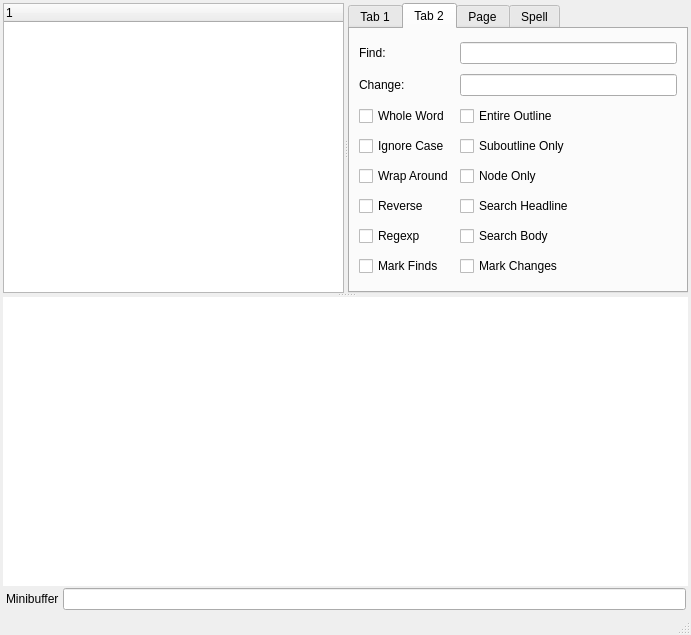
<ui version="4.0" >
 <class>MainWindow</class>
 <widget class="QMainWindow" name="MainWindow" >
  <property name="geometry" >
   <rect>
    <x>0</x>
    <y>0</y>
    <width>691</width>
    <height>635</height>
   </rect>
  </property>
  <property name="windowTitle" >
   <string>Leo</string>
  </property>
  <property name="dockNestingEnabled" >
   <bool>false</bool>
  </property>
  <property name="dockOptions" >
   <set>QMainWindow::AllowTabbedDocks|QMainWindow::AnimatedDocks</set>
  </property>
  <widget class="QWidget" name="centralwidget" >
   <layout class="QVBoxLayout" name="verticalLayout" >
    <property name="spacing" >
     <number>0</number>
    </property>
    <property name="margin" >
     <number>3</number>
    </property>
    <item>
     <widget class="QSplitter" name="splitter_2" >
      <property name="orientation" >
       <enum>Qt::Vertical</enum>
      </property>
      <widget class="QSplitter" name="splitter" >
       <property name="sizePolicy" >
        <sizepolicy vsizetype="Ignored" hsizetype="Ignored" >
         <horstretch>0</horstretch>
         <verstretch>0</verstretch>
        </sizepolicy>
       </property>
       <property name="orientation" >
        <enum>Qt::Horizontal</enum>
       </property>
       <widget class="QFrame" name="leo_outline_frame" >
        <property name="sizePolicy" >
         <sizepolicy vsizetype="Expanding" hsizetype="Ignored" >
          <horstretch>0</horstretch>
          <verstretch>0</verstretch>
         </sizepolicy>
        </property>
        <property name="frameShape" >
         <enum>QFrame::NoFrame</enum>
        </property>
        <property name="frameShadow" >
         <enum>QFrame::Plain</enum>
        </property>
        <property name="lineWidth" >
         <number>1</number>
        </property>
        <layout class="QGridLayout" name="leo_outline_grid" >
         <property name="margin" >
          <number>0</number>
         </property>
         <item row="0" column="0" >
          <widget class="QFrame" name="leo_outline_inner_frame" >
           <property name="sizePolicy" >
            <sizepolicy vsizetype="Ignored" hsizetype="Preferred" >
             <horstretch>0</horstretch>
             <verstretch>0</verstretch>
            </sizepolicy>
           </property>
           <property name="frameShape" >
            <enum>QFrame::NoFrame</enum>
           </property>
           <property name="frameShadow" >
            <enum>QFrame::Plain</enum>
           </property>
           <layout class="QGridLayout" name="gridLayout_3" >
            <property name="margin" >
             <number>0</number>
            </property>
            <item row="0" column="0" >
             <widget class="QTreeWidget" name="treeWidget" >
              <property name="sizePolicy" >
               <sizepolicy vsizetype="Ignored" hsizetype="Ignored" >
                <horstretch>0</horstretch>
                <verstretch>0</verstretch>
               </sizepolicy>
              </property>
              <property name="selectionMode" >
               <enum>QAbstractItemView::ExtendedSelection</enum>
              </property>
              <property name="selectionBehavior" >
               <enum>QAbstractItemView::SelectRows</enum>
              </property>
              <property name="headerHidden" >
               <bool>false</bool>
              </property>
              <column>
               <property name="text" >
                <string>1</string>
               </property>
              </column>
             </widget>
            </item>
           </layout>
          </widget>
         </item>
        </layout>
       </widget>
       <widget class="QFrame" name="leo_log_frame" >
        <property name="sizePolicy" >
         <sizepolicy vsizetype="Minimum" hsizetype="Ignored" >
          <horstretch>0</horstretch>
          <verstretch>0</verstretch>
         </sizepolicy>
        </property>
        <property name="frameShape" >
         <enum>QFrame::NoFrame</enum>
        </property>
        <property name="frameShadow" >
         <enum>QFrame::Plain</enum>
        </property>
        <property name="lineWidth" >
         <number>1</number>
        </property>
        <layout class="QGridLayout" name="leo_log_grid" >
         <property name="margin" >
          <number>0</number>
         </property>
         <item row="0" column="0" >
          <widget class="QFrame" name="leo_log_inner_frame" >
           <property name="sizePolicy" >
            <sizepolicy vsizetype="Expanding" hsizetype="Preferred" >
             <horstretch>0</horstretch>
             <verstretch>0</verstretch>
            </sizepolicy>
           </property>
           <property name="frameShape" >
            <enum>QFrame::NoFrame</enum>
           </property>
           <property name="frameShadow" >
            <enum>QFrame::Plain</enum>
           </property>
           <layout class="QGridLayout" name="gridLayout_7" >
            <property name="margin" >
             <number>0</number>
            </property>
            <item row="0" column="0" >
             <widget class="QTabWidget" name="tabWidget" >
              <property name="sizePolicy" >
               <sizepolicy vsizetype="Ignored" hsizetype="Ignored" >
                <horstretch>0</horstretch>
                <verstretch>0</verstretch>
               </sizepolicy>
              </property>
              <property name="currentIndex" >
               <number>1</number>
              </property>
              <widget class="QWidget" name="tab" >
               <attribute name="title" >
                <string>Tab 1</string>
               </attribute>
               <layout class="QVBoxLayout" name="verticalLayout_3" >
                <item>
                 <widget class="QTextBrowser" name="textBrowser" />
                </item>
               </layout>
              </widget>
              <widget class="QWidget" name="tab_2" >
               <attribute name="title" >
                <string>Tab 2</string>
               </attribute>
               <layout class="QGridLayout" name="gridLayout_5" >
                <item row="0" column="1" >
                 <widget class="QLineEdit" name="findPattern" />
                </item>
                <item row="1" column="1" >
                 <widget class="QLineEdit" name="findChange" />
                </item>
                <item row="2" column="0" >
                 <widget class="QCheckBox" name="checkBoxWholeWord" >
                  <property name="text" >
                   <string>Whole Word</string>
                  </property>
                 </widget>
                </item>
                <item row="2" column="1" >
                 <widget class="QCheckBox" name="checkBoxEntireOutline" >
                  <property name="text" >
                   <string>Entire Outline</string>
                  </property>
                 </widget>
                </item>
                <item row="3" column="0" >
                 <widget class="QCheckBox" name="checkBoxIgnoreCase" >
                  <property name="text" >
                   <string>Ignore Case</string>
                  </property>
                 </widget>
                </item>
                <item row="3" column="1" >
                 <widget class="QCheckBox" name="checkBoxSuboutlineOnly" >
                  <property name="text" >
                   <string>Suboutline Only</string>
                  </property>
                 </widget>
                </item>
                <item row="4" column="0" >
                 <widget class="QCheckBox" name="checkBoxWrapAround" >
                  <property name="text" >
                   <string>Wrap Around</string>
                  </property>
                 </widget>
                </item>
                <item row="4" column="1" >
                 <widget class="QCheckBox" name="checkBoxNodeOnly" >
                  <property name="text" >
                   <string>Node Only</string>
                  </property>
                 </widget>
                </item>
                <item row="5" column="0" >
                 <widget class="QCheckBox" name="checkBoxReverse" >
                  <property name="text" >
                   <string>Reverse</string>
                  </property>
                 </widget>
                </item>
                <item row="5" column="1" >
                 <widget class="QCheckBox" name="checkBoxSearchHeadline" >
                  <property name="text" >
                   <string>Search Headline</string>
                  </property>
                 </widget>
                </item>
                <item row="6" column="0" >
                 <widget class="QCheckBox" name="checkBoxRegexp" >
                  <property name="text" >
                   <string>Regexp</string>
                  </property>
                 </widget>
                </item>
                <item row="6" column="1" >
                 <widget class="QCheckBox" name="checkBoxSearchBody" >
                  <property name="text" >
                   <string>Search Body</string>
                  </property>
                 </widget>
                </item>
                <item row="7" column="0" >
                 <widget class="QCheckBox" name="checkBoxMarkFinds" >
                  <property name="text" >
                   <string>Mark Finds</string>
                  </property>
                 </widget>
                </item>
                <item row="7" column="1" >
                 <widget class="QCheckBox" name="checkBoxMarkChanges" >
                  <property name="text" >
                   <string>Mark Changes</string>
                  </property>
                 </widget>
                </item>
                <item row="0" column="0" >
                 <widget class="QLabel" name="label_2" >
                  <property name="text" >
                   <string>Find:</string>
                  </property>
                 </widget>
                </item>
                <item row="1" column="0" >
                 <widget class="QLabel" name="label_3" >
                  <property name="text" >
                   <string>Change:</string>
                  </property>
                 </widget>
                </item>
               </layout>
              </widget>
              <widget class="QWidget" name="tab_3" >
               <attribute name="title" >
                <string>Page</string>
               </attribute>
              </widget>
              <widget class="QWidget" name="leo_spell_tab" >
               <attribute name="title" >
                <string>Spell</string>
               </attribute>
               <layout class="QVBoxLayout" name="verticalLayout_5" >
                <property name="spacing" >
                 <number>0</number>
                </property>
                <property name="margin" >
                 <number>2</number>
                </property>
                <item>
                 <widget class="QFrame" name="leo_spell_panel" >
                  <property name="palette" >
                   <palette>
                    <active>
                     <colorrole role="Base" >
                      <brush brushstyle="SolidPattern" >
                       <color alpha="255" >
                        <red>255</red>
                        <green>255</green>
                        <blue>255</blue>
                       </color>
                      </brush>
                     </colorrole>
                    </active>
                    <inactive>
                     <colorrole role="Base" >
                      <brush brushstyle="SolidPattern" >
                       <color alpha="255" >
                        <red>255</red>
                        <green>255</green>
                        <blue>255</blue>
                       </color>
                      </brush>
                     </colorrole>
                    </inactive>
                    <disabled>
                     <colorrole role="Base" >
                      <brush brushstyle="SolidPattern" >
                       <color alpha="255" >
                        <red>170</red>
                        <green>255</green>
                        <blue>0</blue>
                       </color>
                      </brush>
                     </colorrole>
                    </disabled>
                   </palette>
                  </property>
                  <property name="autoFillBackground" >
                   <bool>false</bool>
                  </property>
                  <property name="frameShape" >
                   <enum>QFrame::NoFrame</enum>
                  </property>
                  <property name="frameShadow" >
                   <enum>QFrame::Plain</enum>
                  </property>
                  <property name="lineWidth" >
                   <number>0</number>
                  </property>
                  <layout class="QVBoxLayout" name="verticalLayout_6" >
                   <property name="margin" >
                    <number>0</number>
                   </property>
                   <item>
                    <layout class="QGridLayout" name="gridLayout_6" >
                     <property name="spacing" >
                      <number>2</number>
                     </property>
                     <item row="2" column="1" >
                      <widget class="QPushButton" name="leo_spell_btn_Add" >
                       <property name="text" >
                        <string>Add</string>
                       </property>
                      </widget>
                     </item>
                     <item row="2" column="0" >
                      <widget class="QPushButton" name="leo_spell_btn_Find" >
                       <property name="text" >
                        <string>Find</string>
                       </property>
                      </widget>
                     </item>
                     <item row="3" column="0" >
                      <widget class="QPushButton" name="leo_spell_btn_Change" >
                       <property name="text" >
                        <string>Change</string>
                       </property>
                      </widget>
                     </item>
                     <item row="3" column="1" >
                      <widget class="QPushButton" name="leo_spell_btn_FindChange" >
                       <property name="text" >
                        <string>Change, Find</string>
                       </property>
                      </widget>
                     </item>
                     <item row="4" column="0" >
                      <widget class="QPushButton" name="leo_spell_btn_Ignore" >
                       <property name="text" >
                        <string>Ignore</string>
                       </property>
                      </widget>
                     </item>
                     <item row="4" column="1" >
                      <widget class="QPushButton" name="leo_spell_btn_Hide" >
                       <property name="text" >
                        <string>Hide</string>
                       </property>
                       <property name="checkable" >
                        <bool>false</bool>
                       </property>
                      </widget>
                     </item>
                     <item row="5" column="0" >
                      <spacer name="verticalSpacer" >
                       <property name="orientation" >
                        <enum>Qt::Vertical</enum>
                       </property>
                       <property name="sizeHint" stdset="0" >
                        <size>
                         <width>20</width>
                         <height>40</height>
                        </size>
                       </property>
                      </spacer>
                     </item>
                     <item row="1" column="0" colspan="2" >
                      <widget class="QListWidget" name="leo_spell_listBox" >
                       <property name="sizePolicy" >
                        <sizepolicy vsizetype="Expanding" hsizetype="MinimumExpanding" >
                         <horstretch>0</horstretch>
                         <verstretch>0</verstretch>
                        </sizepolicy>
                       </property>
                       <property name="minimumSize" >
                        <size>
                         <width>0</width>
                         <height>0</height>
                        </size>
                       </property>
                       <property name="maximumSize" >
                        <size>
                         <width>150</width>
                         <height>150</height>
                        </size>
                       </property>
                      </widget>
                     </item>
                     <item row="2" column="2" >
                      <spacer name="horizontalSpacer" >
                       <property name="orientation" >
                        <enum>Qt::Horizontal</enum>
                       </property>
                       <property name="sizeHint" stdset="0" >
                        <size>
                         <width>40</width>
                         <height>20</height>
                        </size>
                       </property>
                      </spacer>
                     </item>
                     <item row="0" column="0" colspan="2" >
                      <widget class="QLabel" name="leo_spell_label" >
                       <property name="text" >
                        <string>Suggestions for:</string>
                       </property>
                      </widget>
                     </item>
                    </layout>
                   </item>
                  </layout>
                 </widget>
                </item>
               </layout>
              </widget>
             </widget>
            </item>
           </layout>
          </widget>
         </item>
        </layout>
       </widget>
      </widget>
      <widget class="QFrame" name="leo_body_frame" >
       <property name="sizePolicy" >
        <sizepolicy vsizetype="Ignored" hsizetype="Ignored" >
         <horstretch>0</horstretch>
         <verstretch>0</verstretch>
        </sizepolicy>
       </property>
       <property name="frameShape" >
        <enum>QFrame::NoFrame</enum>
       </property>
       <property name="frameShadow" >
        <enum>QFrame::Plain</enum>
       </property>
       <property name="lineWidth" >
        <number>1</number>
       </property>
       <layout class="QGridLayout" name="leo_body_grid" >
        <property name="margin" >
         <number>0</number>
        </property>
        <item row="0" column="0" >
         <widget class="QFrame" name="leo_body_inner_frame" >
          <property name="sizePolicy" >
           <sizepolicy vsizetype="Ignored" hsizetype="Expanding" >
            <horstretch>0</horstretch>
            <verstretch>0</verstretch>
           </sizepolicy>
          </property>
          <property name="frameShape" >
           <enum>QFrame::NoFrame</enum>
          </property>
          <property name="frameShadow" >
           <enum>QFrame::Plain</enum>
          </property>
          <property name="lineWidth" >
           <number>1</number>
          </property>
          <layout class="QGridLayout" name="grid" >
           <property name="margin" >
            <number>0</number>
           </property>
           <item row="0" column="0" >
            <widget class="QStackedWidget" name="stackedWidget" >
             <property name="sizePolicy" >
              <sizepolicy vsizetype="Ignored" hsizetype="Ignored" >
               <horstretch>0</horstretch>
               <verstretch>0</verstretch>
              </sizepolicy>
             </property>
             <property name="acceptDrops" >
              <bool>true</bool>
             </property>
             <property name="lineWidth" >
              <number>1</number>
             </property>
             <property name="currentIndex" >
              <number>1</number>
             </property>
             <widget class="QWidget" name="page" >
              <layout class="QVBoxLayout" name="verticalLayout_2" >
               <property name="spacing" >
                <number>0</number>
               </property>
               <property name="margin" >
                <number>0</number>
               </property>
               <item>
                <widget class="QsciScintilla" name="textEdit" >
                 <property name="sizePolicy" >
                  <sizepolicy vsizetype="Ignored" hsizetype="Ignored" >
                   <horstretch>0</horstretch>
                   <verstretch>0</verstretch>
                  </sizepolicy>
                 </property>
                 <property name="toolTip" >
                  <string/>
                 </property>
                 <property name="whatsThis" >
                  <string/>
                 </property>
                 <property name="frameShape" >
                  <enum>QFrame::NoFrame</enum>
                 </property>
                 <property name="frameShadow" >
                  <enum>QFrame::Plain</enum>
                 </property>
                 <property name="lineWidth" >
                  <number>0</number>
                 </property>
                </widget>
               </item>
              </layout>
             </widget>
             <widget class="QWidget" name="page_2" >
              <layout class="QVBoxLayout" name="verticalLayout_4" >
               <property name="spacing" >
                <number>6</number>
               </property>
               <property name="margin" >
                <number>0</number>
               </property>
               <item>
                <widget class="QTextEdit" name="richTextEdit" >
                 <property name="frameShape" >
                  <enum>QFrame::NoFrame</enum>
                 </property>
                 <property name="frameShadow" >
                  <enum>QFrame::Plain</enum>
                 </property>
                 <property name="lineWidth" >
                  <number>0</number>
                 </property>
                </widget>
               </item>
              </layout>
             </widget>
            </widget>
           </item>
          </layout>
         </widget>
        </item>
       </layout>
      </widget>
     </widget>
    </item>
    <item>
     <widget class="QFrame" name="leo_minibuffer_frame" >
      <property name="sizePolicy" >
       <sizepolicy vsizetype="Fixed" hsizetype="MinimumExpanding" >
        <horstretch>0</horstretch>
        <verstretch>0</verstretch>
       </sizepolicy>
      </property>
      <property name="minimumSize" >
       <size>
        <width>100</width>
        <height>0</height>
       </size>
      </property>
      <property name="baseSize" >
       <size>
        <width>0</width>
        <height>0</height>
       </size>
      </property>
      <property name="midLineWidth" >
       <number>0</number>
      </property>
      <layout class="QHBoxLayout" name="leo_minibuffer_layout" >
       <property name="spacing" >
        <number>4</number>
       </property>
       <property name="leftMargin" >
        <number>3</number>
       </property>
       <property name="topMargin" >
        <number>2</number>
       </property>
       <property name="rightMargin" >
        <number>2</number>
       </property>
       <property name="bottomMargin" >
        <number>0</number>
       </property>
       <item>
        <widget class="QLabel" name="label" >
         <property name="text" >
          <string>Minibuffer</string>
         </property>
         <property name="buddy" >
          <cstring>lineEdit</cstring>
         </property>
        </widget>
       </item>
       <item>
        <widget class="QLineEdit" name="lineEdit" />
       </item>
      </layout>
     </widget>
    </item>
   </layout>
   <zorder>leo_minibuffer_frame</zorder>
   <zorder>splitter_2</zorder>
  </widget>
  <widget class="QMenuBar" name="menubar" >
   <property name="geometry" >
    <rect>
     <x>0</x>
     <y>0</y>
     <width>691</width>
     <height>21</height>
    </rect>
   </property>
   <property name="sizePolicy" >
    <sizepolicy vsizetype="Minimum" hsizetype="MinimumExpanding" >
     <horstretch>0</horstretch>
     <verstretch>0</verstretch>
    </sizepolicy>
   </property>
  </widget>
  <widget class="QStatusBar" name="statusbar" />
  <action name="actionOpen" >
   <property name="text" >
    <string>Open</string>
   </property>
  </action>
  <action name="actionSave" >
   <property name="text" >
    <string>Save</string>
   </property>
  </action>
  <action name="actionIPython" >
   <property name="text" >
    <string>IPython</string>
   </property>
  </action>
 </widget>
 <customwidgets>
  <customwidget>
   <class>QsciScintilla</class>
   <extends>QFrame</extends>
   <header>Qsci/qsciscintilla.h</header>
  </customwidget>
 </customwidgets>
 <resources/>
 <connections>
  <connection>
   <sender>leo_spell_btn_Add</sender>
   <signal>clicked()</signal>
   <receiver>MainWindow</receiver>
   <slot>do_leo_spell_btn_Add()</slot>
   <hints>
    <hint type="sourcelabel" >
     <x>467</x>
     <y>211</y>
    </hint>
    <hint type="destinationlabel" >
     <x>345</x>
     <y>321</y>
    </hint>
   </hints>
  </connection>
  <connection>
   <sender>leo_spell_btn_Change</sender>
   <signal>clicked()</signal>
   <receiver>MainWindow</receiver>
   <slot>do_leo_spell_btn_Change()</slot>
   <hints>
    <hint type="sourcelabel" >
     <x>390</x>
     <y>237</y>
    </hint>
    <hint type="destinationlabel" >
     <x>345</x>
     <y>321</y>
    </hint>
   </hints>
  </connection>
  <connection>
   <sender>leo_spell_btn_Find</sender>
   <signal>clicked()</signal>
   <receiver>MainWindow</receiver>
   <slot>do_leo_spell_btn_Find()</slot>
   <hints>
    <hint type="sourcelabel" >
     <x>390</x>
     <y>211</y>
    </hint>
    <hint type="destinationlabel" >
     <x>345</x>
     <y>321</y>
    </hint>
   </hints>
  </connection>
  <connection>
   <sender>leo_spell_btn_FindChange</sender>
   <signal>clicked()</signal>
   <receiver>MainWindow</receiver>
   <slot>do_leo_spell_btn_FindChange()</slot>
   <hints>
    <hint type="sourcelabel" >
     <x>467</x>
     <y>237</y>
    </hint>
    <hint type="destinationlabel" >
     <x>345</x>
     <y>321</y>
    </hint>
   </hints>
  </connection>
  <connection>
   <sender>leo_spell_btn_Hide</sender>
   <signal>clicked()</signal>
   <receiver>MainWindow</receiver>
   <slot>do_leo_spell_btn_Hide()</slot>
   <hints>
    <hint type="sourcelabel" >
     <x>467</x>
     <y>263</y>
    </hint>
    <hint type="destinationlabel" >
     <x>345</x>
     <y>321</y>
    </hint>
   </hints>
  </connection>
  <connection>
   <sender>leo_spell_btn_Ignore</sender>
   <signal>clicked()</signal>
   <receiver>MainWindow</receiver>
   <slot>do_leo_spell_btn_Ignore()</slot>
   <hints>
    <hint type="sourcelabel" >
     <x>390</x>
     <y>263</y>
    </hint>
    <hint type="destinationlabel" >
     <x>345</x>
     <y>321</y>
    </hint>
   </hints>
  </connection>
  <connection>
   <sender>leo_spell_listBox</sender>
   <signal>itemDoubleClicked(QListWidgetItem*)</signal>
   <receiver>MainWindow</receiver>
   <slot>do_leo_spell_btn_FindChange()</slot>
   <hints>
    <hint type="sourcelabel" >
     <x>427</x>
     <y>130</y>
    </hint>
    <hint type="destinationlabel" >
     <x>345</x>
     <y>321</y>
    </hint>
   </hints>
  </connection>
 </connections>
 <slots>
  <slot>do_leo_spell_btn_Add()</slot>
  <slot>do_leo_spell_btn_Change()</slot>
  <slot>do_leo_spell_btn_Find()</slot>
  <slot>do_leo_spell_btn_FindChange()</slot>
  <slot>do_leo_spell_btn_Hide()</slot>
  <slot>do_leo_spell_btn_Ignore()</slot>
  <slot>do_leo_spell_list_DoubleClicked(QListWidgetItem)</slot>
 </slots>
</ui>
